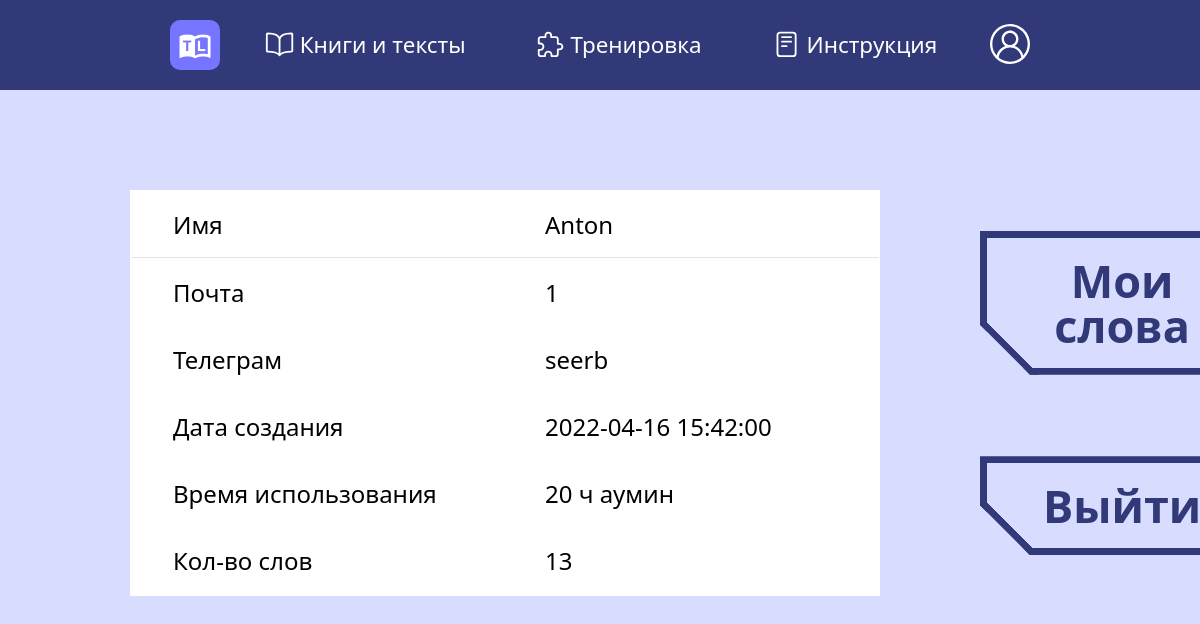
Screenshot of /profile (signed in) with the database file from the repository.
### data/users.py (models this page shows, shortened)
class User(SqlAlchemyBase, UserMixin, SerializerMixin):
    __tablename__ = "users"
    id = sqlalchemy.Column(sqlalchemy.Integer, primary_key=True, autoincrement=True)
    name = sqlalchemy.Column(sqlalchemy.VARCHAR, nullable=False, unique=True)
    email = sqlalchemy.Column(sqlalchemy.VARCHAR, nullable=False, unique=True)
    telegram_id = sqlalchemy.Column(sqlalchemy.VARCHAR, nullable=True, unique=True)
    hashed_password = sqlalchemy.Column(
        sqlalchemy.VARCHAR, nullable=False, unique=False
    )
    created_date = sqlalchemy.Column(sqlalchemy.DateTime, default=datetime.datetime.now)
    status = sqlalchemy.Column(sqlalchemy.VARCHAR, default="user")
    level_id = sqlalchemy.Column(
        sqlalchemy.Integer, sqlalchemy.ForeignKey("levels.level_id")
    )
    words = sqlalchemy.Column(sqlalchemy.VARCHAR, nullable=True)
    level = orm.relation("Level")

### main.py (the view)
@app.route("/profile")
@login_required
def profile():
    created_time = datetime.datetime.strptime(
        str(current_user.created_date)[:-10], "%Y-%m-%d %H:%M"
    )
    using_time = str(datetime.datetime.now() - created_time)[:-10].replace(
        "days,", "дн"
    )
    using_time = using_time[:-3] + "ч " + using_time[-2:] + "мин"
    try:
        word_count = len(current_user.words.split(","))
    except:
        word_count = 0
    items_list = [
        ["Имя", current_user.name],
        ["Почта", current_user.email],
        [
            "Телеграм",
            current_user.telegram_id
            if current_user.telegram_id is not None
            else "Не указан",
        ],
        ["Дата создания", str(created_time)],
        ["Время использования", using_time],
        ["Кол-во слов", word_count],
    ]
    return render_template("profile.html", items_list=items_list)

### data/db_session.py (called while the page is built)
def create_session() -> Session:
    global __factory
    return __factory()

### main.py (called while the page is built)
@login_manager.user_loader
def load_user(user_id):
    db_sess = db_session.create_session()
    return db_sess.query(User).get(user_id)

### templates/profile.html
{% extends "base.html" %} {% block content %}
<div class="profile">
    <div class="profile__container">
        <div class="profile__info">
            {% for inform in items_list %}
            <div class="profile__item">
                <div class="profile__title">{{ inform[0] }}</div>
                <div class="profile__description">{{ inform[1] }}</div>
            </div>
            {% endfor %}
        </div>
        <div class="profile__buttons">
            <div class="profile__button button">
                <a href="/words">Мои слова</a>
            </div>
            <div class="profile__button button">
                <a href="/logout">Выйти</a>
            </div>
        </div>
    </div>
</div>
{% endblock %}

### static/css/style.css (style rules this page uses)
:root { --dark-background-color: #313979; --background-color: #d8ddff; --garmonic-bg-color: #e3e7ff; }
* { font-family: system-ui; padding: 0; margin: 0; border: 0; }
*, *:before, *:after { -moz-box-sizing: border-box; -webkit-box-sizing: border-box; box-sizing: border-box; }
html, body { height: 100%; width: 100%; font-size: 100%; line-height: 1; font-size: 14px; -ms-text-size-adjust: 100%; -moz-text-size-adjust: 100%; -webkit-text-size-adjust: 100%; }
a { text-decoration: none; }
* { -webkit-tap-highlight-color: rgba(0, 0, 0, 0); }
[class*="__container"] { max-width: 1470px; margin: 0px auto; padding: 0px 15px; }
@media (max-width: 1470px) { [class*="__container"] { max-width: 970px; } }
.button { text-align: center; --color: var(--dark-background-color); padding: 0.6em 1.4em; border: none; cursor: pointer; font-weight: bold; color: var(--color); background: linear-gradient(to bottom left, var(--color) 50%, #0000 50.1%) top right, linear-gradient(to top right, var(--color) 50%, #0000 50.1%) bottom left; background-size: calc(var(--slant) + 1.3*var(--border)) calc(var(--slant) + 1.3*var(--border)); background-repeat: no-repeat; box-shadow: 0 0 0 200px inset var(--s, #0000), 0 0 0 var(--border) inset var(--color); clip-path: polygon(0 0, calc(100% - var(--slant)) 0, 100% var(--slant), 100% 100%, var(--slant) 100%, 0 calc(100% - var(--slant))); transition: color var(--t, 0.3s), background-size 0.3s; }
::placeholder { opacity: 0.9; color: var(--dark-background-color); }
.profile { padding-top: 100px; }
.profile__container { display: flex; }
.profile__info { margin-right: 100px; min-width: 750px; font-size: 24px; }
.profile__item { display: flex; justify-content: space-between; background-color: white; border-top: 3px #fff solid; border-right: 3px #fff solid; border-left: 3px #fff solid; transition: .3s ease-out; }
.profile__item:last-child { border-bottom: 3px #fff solid; }
.profile__item:first-child { border-bottom: 1px #e2e2e2 solid; }
.profile__title { flex: 1 1 50%; border-right: 3px #fff solid; padding: 20px 40px 20px 40px; }
.profile__description { flex: 1 1 50%; padding: 20px 40px 20px 40px; }
.profile__buttons { display: flex; flex-direction: column; justify-content: space-around; }
.profile__button { --slant: 50px; --border: 7px; font-size: 45px; }
.profile__button a { color: var(--dark-background-color); transition: .7s ease; }

### rows the page displays
User: inform "Имя", name "Anton", inform "Телеграм", telegram "seerb"

### other values shown
{{ inform[0] }} "Почта" "Дата создания" "Время использования" "Кол-во слов"
{{ inform[1] }} "1" "2022-04-16 15:42:00" "20 ч ayмин" "13"
